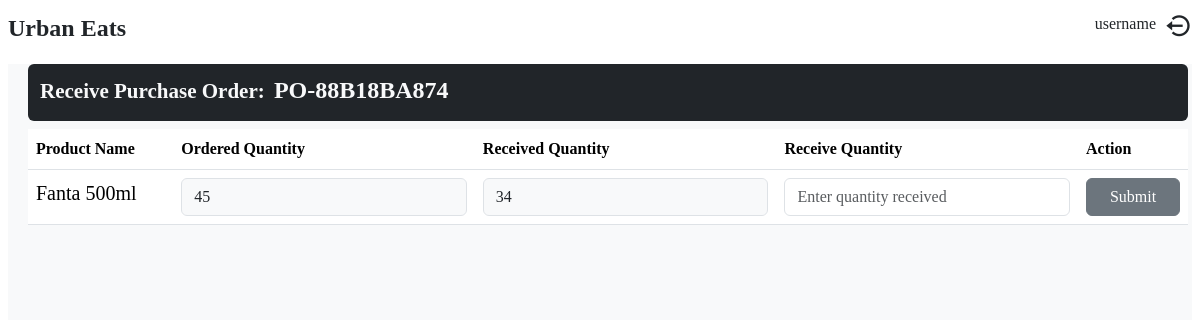
The app's page /inventory/purchase_order/receive/4/ with its own data.
### inventory/models.py (models this page shows, shortened)
class PurchaseOrder(models.Model):
    status_choices = [
        ('pending', 'Pending'),
        ('ordered', 'Ordered'),
        ('received', 'Received'),
        ('canceled', 'Canceled')
    ]
    order_number = models.CharField(max_length=100, unique=True)
    supplier = models.ForeignKey(Supplier, on_delete=models.SET_NULL, null=True)
    order_date = models.DateTimeField(default=datetime.datetime.today())
    delivery_date = models.DateField(null=True, blank=True)
    total_cost = models.DecimalField(max_digits=15, decimal_places=2, default=0.00)
    status = models.CharField(max_length=50, choices=status_choices, default='pending')
    notes = models.TextField(null=True, blank=True)
    discount = models.DecimalField(max_digits=15, decimal_places=2, default=0.00)
    tax_amount = models.DecimalField(max_digits=15, decimal_places=2, default=0.00)
    handling_amount = models.DecimalField(max_digits=15, decimal_places=2, default=0.00)
    other_amount = models.DecimalField(max_digits=15, decimal_places=2, default=0.00)
    is_partial = models.BooleanField(default=False)
    received = models.BooleanField(default=False)

class PurchaseOrderItem(models.Model):
    purchase_order = models.ForeignKey(PurchaseOrder, on_delete=models.CASCADE, related_name='items')
    product = models.ForeignKey(Product, on_delete=models.SET_NULL, null=True)
    quantity = models.IntegerField()
    unit_cost = models.DecimalField(max_digits=10, decimal_places=2)
    received_quantity = models.IntegerField(default=0)
    received = models.BooleanField(default=False, null=True)

class Product(models.Model):
    tax_choices = [
        ('exempted', 'Exempted'),
        ('standard', 'Standard'),
        ('zero rated', 'Zero Rated')
    ]
    name = models.CharField(max_length=255)
    quantity = models.IntegerField()
    cost = models.DecimalField(max_digits=10, decimal_places=2)
    price = models.DecimalField(max_digits=10, decimal_places=2, default=1)
    unit = models.ForeignKey(UnitOfMeasurement, on_delete=models.CASCADE, null=True)
    category = models.ForeignKey(Category, on_delete=models.CASCADE)
    tax_type = models.CharField(max_length=50, choices=tax_choices)
    min_stock_level = models.IntegerField(default=0, null=True)
    portion_multiplier = models.FloatField(default=1, null=True, blank=True)
    raw_material = models.BooleanField(default=False)
    finished_product = models.BooleanField(default=False)
    description = models.TextField()
    deactivate = models.BooleanField(default=False)

### inventory/views.py (the view)
# urls.py: path('purchase_order/receive/<int:order_id>/', receive_order, name='receive_order'),
def receive_order(request, order_id):
    try:
        purchase_order = PurchaseOrder.objects.get(id=order_id)
    except PurchaseOrder.DoesNotExist:
        messages.warning(request, f'Purchase order with ID: {order_id} doesn\'t exists')
        return redirect('inventory:purchase_orders')
    try:
        purchase_order_items = PurchaseOrderItem.objects.filter(purchase_order=purchase_order)
    except PurchaseOrderItem.DoesNotExist:
        messages.warning(request, f'Purchase order with ID: {order_id} does not exists')
        return redirect('inventory:purchase_orders')
    return render(request, 'inventory/receive_order.html',
        {
            'orders':purchase_order_items,
            'purchase_order':purchase_order
        }
    )

### templates/inventory/receive_order.html (shortened to what this page needs)
{% extends "base.html" %}
{% load static%}
{% load crispy_forms_tags %}
{% block content %}
<div class="inventory-navbar">
    <nav class="d-flex justify-content-between align-items-center bg-dark text-light rounded mb-2 p-2">
        <div class="d-flex">
            <div>
                <h4 class='mt-1 fw-bold'><small class='px-1 fw-bold fx-6'>Receive Purchase Order: </small>{{ purchase_order.order_number}}</h4>
            </div>
        </div>
    </nav>
</div>
<div>
     <table class='table table-hover table-responsive' id='order_items_table' style='width:100%;'>
        <thead>
            <tr>
                <th>Product Name</th>
                <th>Ordered Quantity</th>
                <th>Received Quantity</th>
                <th>Receive Quantity</th>
                <th>Action</th>
            </tr>
        </thead>
        <tbody>
            {% for item in orders %}
            <tr>
                <td class='fs-5'>{{ item.product.name }}</td>
                <td>
                    <input  value='{{ item.quantity }}' type="number" class='form-control bg-light' readonly>
                </td>
                <td>
                    <input value='{{ item.received_quantity }}' type="number" class='form-control bg-light' readonly>
                </td>
                <td>
                    {% if item.received %}
                        <div class="p-2  rounded fs-6">All received</div>
                    {% else %}
                        <input type="number" id="quantity_{{ item.id }}" placeholder="Enter quantity received" min="1" class='form-control'>
                    {% endif %}
                </td>
                <td>
                    {% if item.received %}
                        <button class="submit-btn btn btn-secondary w-100" disabled onclick="submitQuantity('{{ item.id }}')">Submit</button>
                    {% else %}
                        <button class="submit-btn btn btn-secondary w-100" onclick="submitQuantity('{{ item.id }}')">Submit</button>
                    {% endif %}
                </td>
            </tr>
            {% endfor %}
        </tbody>
    </table>
 </div>
{% endblock content %}

### records on screen
PurchaseOrder: order_number "PO-88B18BA874"
PurchaseOrderItem: product.name "Fanta 500ml", quantity "45", received_quantity "34"
